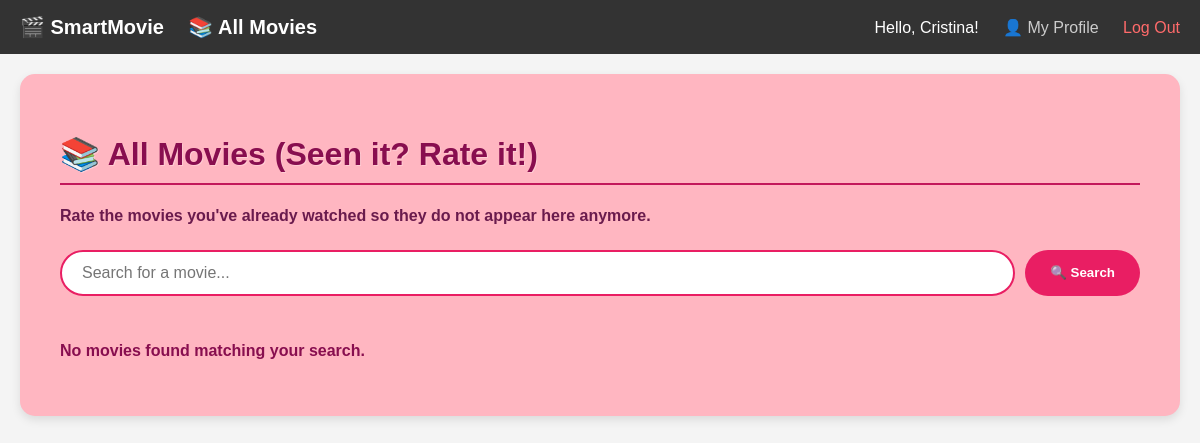
/all-movies/ (signed in), run on an earlier commit of the app's database.
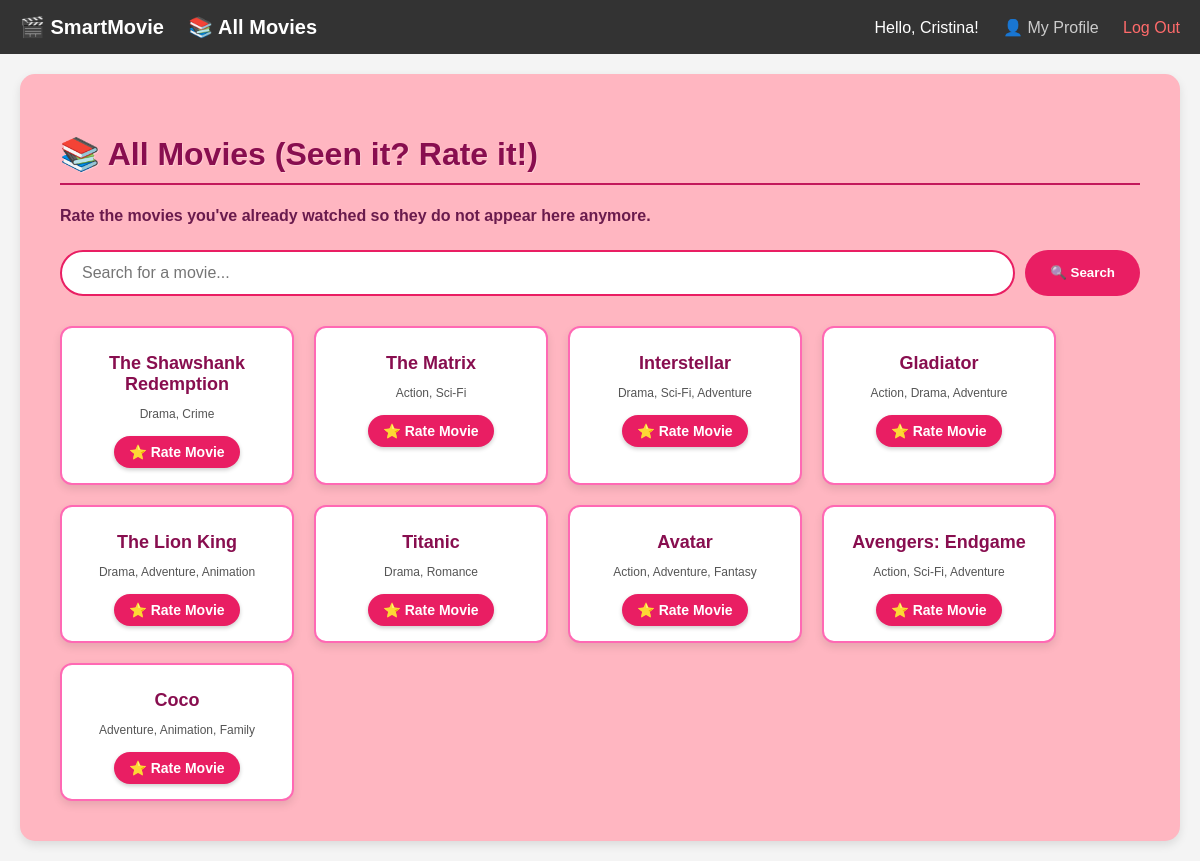
And on a later commit of the database.
### helloapp/models.py (models this page shows, shortened)
class Movie(models.Model):
    name = models.CharField(max_length=200)
    releaseDate = models.DateField()
    genres = models.ManyToManyField(Genre)
    duration_minutes = models.IntegerField(default=0)
    director = models.CharField(max_length=200)
    studio = models.CharField(max_length=200)

class Genre(models.Model):
    name = models.CharField(max_length=200)

### helloapp/views.py (the view)
# urls.py: path('all-movies/', views.movie_library, name='movie_library'),
@login_required
def movie_library(request):
    all_movies = Movie.objects.exclude(review__user=request.user)
    query = request.GET.get('search')
    if query:
        all_movies = all_movies.filter(name__icontains=query)
    engine = RecommendationEngine()
    profile = request.user.profile
    safe_movies = []
    for movie in all_movies:
        errors = engine.check_movie(request.user, movie, profile)
        if not errors:
            safe_movies.append(movie)
    return render(request, "mainpage/movie_library.html", {
        'movies': safe_movies,
        'search_query': query
    })

### helloapp/patterns.py (called while the page is built)
    def visit(self, user, movie, profile):
        today = date.today()
        age = today.year - profile.birthdate.year - (
                    (today.month, today.day) < (profile.birthdate.month, profile.birthdate.day))
        genres = [g.name for g in movie.genres.all()]
        is_horror = "Horror" in genres or "Thriller" in genres
        if is_horror and age < 18:
            return f"Blocked: Age Safety Violation! (User is {age}, needs 18 for Horror)"
        return "Safe"

    def visit(self, user, movie, profile):
        already_watched = Review.objects.filter(user=user, movie=movie).exists()
        if already_watched:
            return f"Blocked: Watched Movie Violation! (You have already seen '{movie.name}')"
        return "Safe"

    def check_movie(self, user, movie, profile):
        errors = []
        for visitor in self.visitors:
            result = visitor.visit(user, movie, profile)
            if "Blocked" in result:
                errors.append(result)
        return errors

### helloapp/templates/mainpage/movie_library.html (shortened to what this page needs)
{% extends 'mainpage/base.html' %}
{% block content %}
<div style="background-color: #FFB6C1; padding: 40px; border-radius: 15px; box-shadow: 0 4px 10px rgba(0,0,0,0.1); max-width: 1200px; margin: 0 auto;">
    <h1 style="color: #880e4f; border-bottom: 2px solid #c2185b; padding-bottom: 10px; text-shadow: 1px 1px 0px rgba(255,255,255,0.3);">
        📚 All Movies (Seen it? Rate it!)
    </h1>
    <p style="color: #6a1b4d; font-weight: bold;">Rate the movies you've already watched so they do not appear here anymore.</p>
    <form method="GET" action="{% url 'movie_library' %}" style="margin: 25px 0; display: flex; gap: 10px;">
        <input type="text" name="search" placeholder="Search for a movie..." value="{{ search_query|default:'' }}"
               style="flex: 1; padding: 12px 20px; border-radius: 50px; border: 2px solid #e91e63; outline: none; font-size: 16px;">
        <button type="submit" style="background-color: #e91e63; color: white; border: none; padding: 10px 25px; border-radius: 50px; cursor: pointer; font-weight: bold;">🔍 Search</button>
    </form>
    <div style="display: flex; flex-wrap: wrap; gap: 20px; margin-top: 30px;">
        {% for movie in movies %}
        <div style="background: white; width: 200px; padding: 15px; border-radius: 12px; box-shadow: 0 4px 8px rgba(0,0,0,0.1); text-align: center; border: 2px solid #ff69b4;">
            <a href="{% url 'movie_detail' movie.id %}" style="text-decoration: none;">
                <h3 style="margin: 10px 0; color: #880e4f; font-size: 18px; hover: underline;">{{ movie.name }}</h3>
            </a>
            <p style="color: #555; font-size: 12px; margin-bottom: 15px;">
                {% for genre in movie.genres.all %}
                    {{ genre.name }}{% if not forloop.last %}, {% endif %}
                {% endfor %}
            </p>
            <a href="{% url 'add_review' movie.id %}"
               style="display: inline-block; background-color: #e91e63; color: white; padding: 8px 15px; text-decoration: none; border-radius: 50px; font-weight: bold; font-size: 14px; box-shadow: 0 2px 4px rgba(0,0,0,0.2);">
               ⭐ Rate Movie
            </a>
        </div>
        {% empty %}
        <p style="color: #880e4f; font-weight: bold;">No movies found matching your search.</p>
        {% endfor %}
    </div>
</div>
{% endblock %}

What changed in the data, as far as the page shows it:
added Movie: name "The Shawshank Redemption"
now on this page (row unchanged): Genre: name "Drama"
now on this page (row unchanged): Genre: name "Crime", shown under "The Shawshank Redemption"
added Movie: name "The Matrix"
now on this page (row unchanged): Genre: name "Action"
now on this page (row unchanged): Genre: name "Sci-Fi"
added Movie: name "Interstellar"
now on this page (row unchanged): Genre: name "Adventure"
added Movie: name "Gladiator"
added Movie: name "The Lion King"
now on this page (row unchanged): Genre: name "Animation"
added Movie: name "Titanic"
now on this page (row unchanged): Genre: name "Romance", shown under "Titanic"
added Movie: name "Avatar"
now on this page (row unchanged): Genre: name "Fantasy", shown under "Avatar"
added Movie: name "Avengers: Endgame"
added Movie: name "Coco"
now on this page (row unchanged): Genre: name "Family", shown under "Coco"
Also different on the page:
text no longer shown: "No movies found matching your search."
